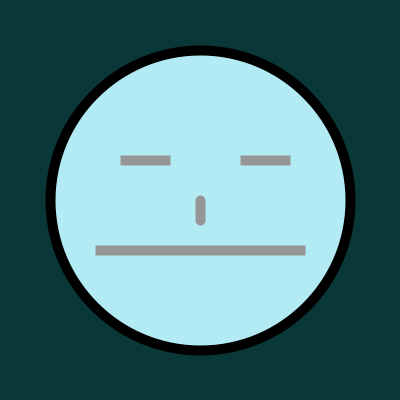
Frame 1 (no input)
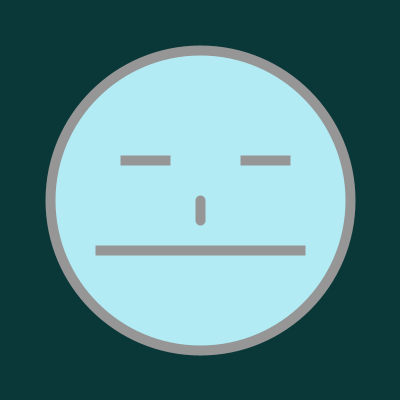
Frame 60 (the mouse pressed at the canvas centre just before this capture)
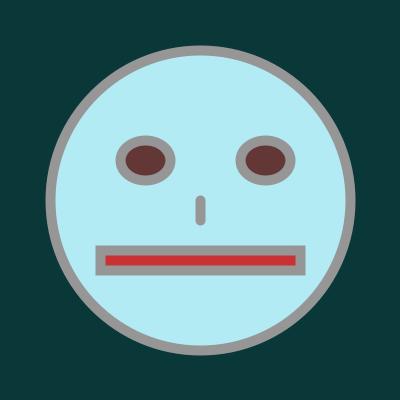
Frame 120 (the mouse held since frame 60 and released just before this capture)

The Processing sketch that drew these frames (run headless with seeded random() and noise(); from frame 60 on, the mouse is pressed at the canvas centre):

// Processing sketch: processing_92321
// ── processing_92321.pde

// this is what happens when the program starts:
// it only happens once.
void setup() {
  // this creates a canvas of 400 pixels wide
  // and 400 pixels high
  size(400, 400);
  
  //draw smmothly:
  smooth();
  
  //press 3 times harder when drawing lines
  strokeWeight(10);
}

// this tells Processing how to draw
// it happens continuously
void draw() {
  
  background(10,55,55);
  //fill in any objects with light gray
   fill(178, 235, 244);
   
  // face!
  // draw a big round ellipse
  // at position 200, 200
  // with width 300
  // and height 300
  ellipse (200, 200, 300, 300);
  
  // fill in any objects with a different gray
  fill(100, 55, 55);
  stroke(150);
  
  // eyes!
  ellipse (145, 160, 50, mouseY / 5);
  ellipse (265, 160, 50, mouseY / 5);
  
  //red mouth:
  fill (200, 50, 50);
  
   // mouth!
   // draw a line from 100,250 to 300,300
    //line (100, 250, 300, 260);
   rect (100, 250, 200, mouseX / 10);
  
  // nose!
  // draw another line 200,200 to 200,220
  line (200, 200, 200, 220);
}
